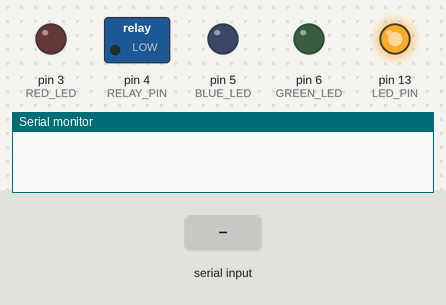
The sketch below on a simulated Arduino Uno, built with avr-gcc and run on an emulated ATmega328P. Shown: switched loads named in the sketch (green lamp = pin HIGH), output pins drawn as LEDs (lit = HIGH), the last lines printed to the serial monitor. Dashed ring = blinking. Inputs (shaded band) come from the test bench.

Above: at 4.2 s.
4.3 s: "1" received over Serial
At 6.05 s:
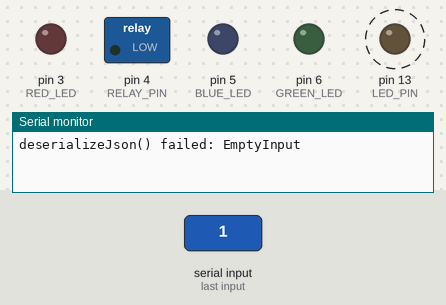
7.3 s: "0" received over Serial
At 10.2 s:
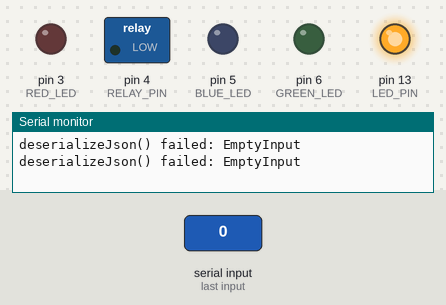
10.3 s: "2" received over Serial
At 12.15 s:
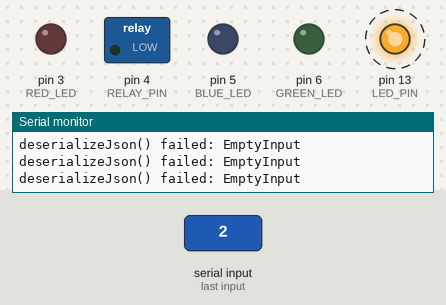
Timing chart, 0 to 14.4 s (numbered marks = the images above; inputs shaded):
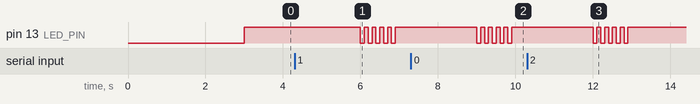

Measured:
- after the input at 4.3 s, pin 13 (LED_PIN): alternates HIGH for 0.10 s and LOW for 0.10 s, 10 changes in all, then stays HIGH, starting after 1.7 s
- after the input at 7.3 s, pin 13 (LED_PIN): alternates HIGH for 0.10 s and LOW for 0.10 s, 10 changes in all, then stays HIGH, starting after 1.7 s
- after the input at 10.3 s, pin 13 (LED_PIN): alternates HIGH for 0.10 s and LOW for 0.10 s, 10 changes in all, then stays HIGH, starting after 1.7 s

The sketch:

03_JSON_parse.ino
```cpp
#include "DHT.h"
#include <ArduinoJson.h>

#define LED_PIN   13
#define RED_LED   3
#define GREEN_LED 6
#define BLUE_LED  5
#define RELAY_PIN 4     // Blue LED
#define DHT_PIN   8
#define ECHO_PIN  10
#define TRIG_PIN  11
#define CDS_PIN   A0

void blinkLED(int);   // blinkLED signature

StaticJsonDocument<80> pDoc;

void setup() {
  Serial.begin(115200);

  pinMode(LED_PIN, OUTPUT);
  pinMode(TRIG_PIN, OUTPUT);
  pinMode(ECHO_PIN, INPUT);
  pinMode(CDS_PIN, INPUT);
  pinMode(RED_LED, OUTPUT);
  pinMode(GREEN_LED, OUTPUT);
  pinMode(BLUE_LED, OUTPUT);
  pinMode(RELAY_PIN, OUTPUT);
  delay(3000);
}

void loop() {
  char buf[80];
  byte len;
  digitalWrite(LED_PIN, HIGH);

  if (Serial.available() > 0) {
    len = Serial.readBytes(buf, 80);
    buf[len-1] = 0;
    Serial.println(buf);

    DeserializationError error = deserializeJson(pDoc, buf);
    if (error) {
      Serial.print(F("deserializeJson() failed: "));
      Serial.println(error.c_str());
      blinkLED(100);
    }

    int red = pDoc["red"];
    int green = pDoc["green"];
    int blue = pDoc["blue"];
    int relay = pDoc["relay"];
    analogWrite(RED_LED, red);
    analogWrite(GREEN_LED, green);
    analogWrite(BLUE_LED, blue);
    digitalWrite(RELAY_PIN, relay);
  }
  delay(1000);
}

void blinkLED(int interval) {
  for (int i=0; i<10; i++) {
    digitalWrite(LED_PIN, digitalRead(LED_PIN)^1);
    delay(interval);
  }
}
```
